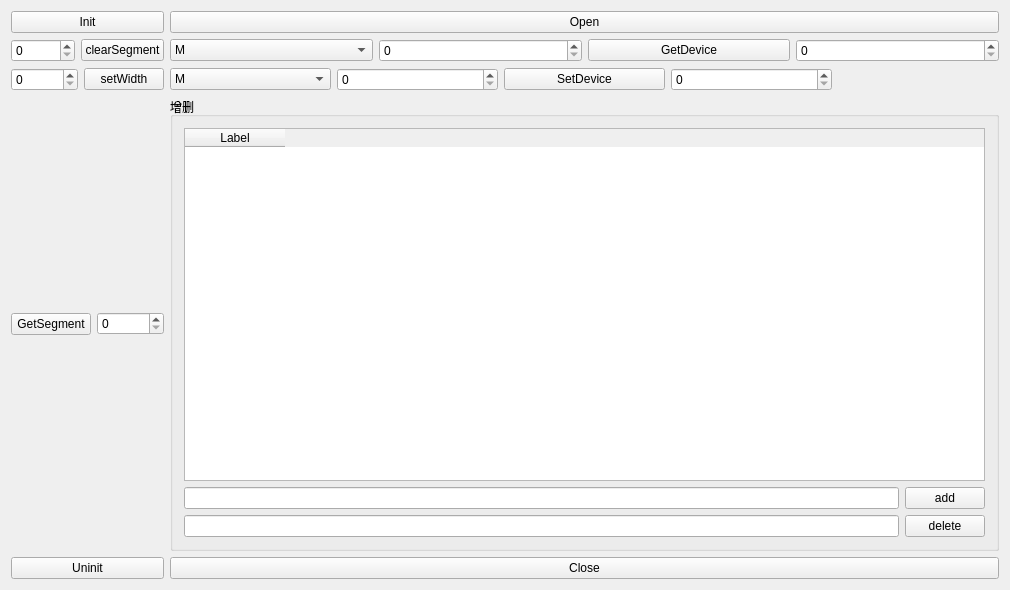
<?xml version="1.0" encoding="UTF-8"?>
<ui version="4.0">
 <class>PlcDeviceManageUIClass</class>
 <widget class="QWidget" name="PlcDeviceManageUIClass">
  <property name="geometry">
   <rect>
    <x>0</x>
    <y>0</y>
    <width>1010</width>
    <height>590</height>
   </rect>
  </property>
  <property name="windowTitle">
   <string>PlcDeviceManageUI</string>
  </property>
  <layout class="QGridLayout" name="gridLayout">
   <item row="4" column="0">
    <layout class="QHBoxLayout" name="horizontalLayout_6">
     <item>
      <widget class="QPushButton" name="pb_Getsegment">
       <property name="text">
        <string>GetSegment</string>
       </property>
      </widget>
     </item>
     <item>
      <widget class="QSpinBox" name="spinBox_3">
       <property name="maximum">
        <number>300000</number>
       </property>
      </widget>
     </item>
    </layout>
   </item>
   <item row="1" column="0">
    <layout class="QHBoxLayout" name="horizontalLayout_5">
     <item>
      <widget class="QSpinBox" name="spinBox_2">
       <property name="maximum">
        <number>30000</number>
       </property>
      </widget>
     </item>
     <item>
      <widget class="QPushButton" name="pb_clearsegment">
       <property name="text">
        <string>clearSegment</string>
       </property>
      </widget>
     </item>
    </layout>
   </item>
   <item row="3" column="0">
    <layout class="QHBoxLayout" name="horizontalLayout_4">
     <item>
      <widget class="QSpinBox" name="spinBox">
       <property name="maximum">
        <number>300000</number>
       </property>
      </widget>
     </item>
     <item>
      <widget class="QPushButton" name="pb_setwidth">
       <property name="text">
        <string>setWidth</string>
       </property>
      </widget>
     </item>
    </layout>
   </item>
   <item row="0" column="0">
    <widget class="QPushButton" name="pb_Init">
     <property name="text">
      <string>Init</string>
     </property>
    </widget>
   </item>
   <item row="5" column="0">
    <widget class="QPushButton" name="pb_Uninit">
     <property name="text">
      <string>Uninit</string>
     </property>
    </widget>
   </item>
   <item row="0" column="1">
    <widget class="QPushButton" name="pb_open">
     <property name="text">
      <string>Open</string>
     </property>
    </widget>
   </item>
   <item row="5" column="1">
    <widget class="QPushButton" name="pb_close">
     <property name="text">
      <string>Close</string>
     </property>
    </widget>
   </item>
   <item row="1" column="1">
    <layout class="QHBoxLayout" name="horizontalLayout">
     <item>
      <widget class="QComboBox" name="comboBox">
       <item>
        <property name="text">
         <string>M</string>
        </property>
       </item>
       <item>
        <property name="text">
         <string>D</string>
        </property>
       </item>
      </widget>
     </item>
     <item>
      <widget class="QSpinBox" name="spinBox_4">
       <property name="maximum">
        <number>3000</number>
       </property>
      </widget>
     </item>
     <item>
      <widget class="QPushButton" name="pb_GetDevice">
       <property name="text">
        <string>GetDevice</string>
       </property>
      </widget>
     </item>
     <item>
      <widget class="QSpinBox" name="spinBox_5">
       <property name="maximum">
        <number>3000</number>
       </property>
      </widget>
     </item>
    </layout>
   </item>
   <item row="3" column="1">
    <layout class="QHBoxLayout" name="horizontalLayout_2">
     <item>
      <widget class="QComboBox" name="comboBox_2">
       <item>
        <property name="text">
         <string>M</string>
        </property>
       </item>
       <item>
        <property name="text">
         <string>D</string>
        </property>
       </item>
      </widget>
     </item>
     <item>
      <widget class="QSpinBox" name="spinBox_6">
       <property name="maximum">
        <number>30000</number>
       </property>
      </widget>
     </item>
     <item>
      <widget class="QPushButton" name="pb_SetDevice">
       <property name="text">
        <string>SetDevice</string>
       </property>
      </widget>
     </item>
     <item>
      <widget class="QSpinBox" name="spinBox_7">
       <property name="maximum">
        <number>30000</number>
       </property>
      </widget>
     </item>
     <item>
      <widget class="QLabel" name="label">
       <property name="text">
        <string/>
       </property>
      </widget>
     </item>
    </layout>
   </item>
   <item row="4" column="1">
    <widget class="QGroupBox" name="groupBox">
     <property name="title">
      <string>增删</string>
     </property>
     <layout class="QVBoxLayout" name="verticalLayout">
      <item>
       <widget class="QTableWidget" name="tableWidget">
        <column>
         <property name="text">
          <string>Label</string>
         </property>
        </column>
       </widget>
      </item>
      <item>
       <layout class="QHBoxLayout" name="horizontalLayout_3">
        <item>
         <widget class="QLineEdit" name="lineEdit"/>
        </item>
        <item>
         <widget class="QPushButton" name="pb_add">
          <property name="text">
           <string>add</string>
          </property>
         </widget>
        </item>
       </layout>
      </item>
      <item>
       <layout class="QHBoxLayout" name="horizontalLayout_8">
        <item>
         <widget class="QLineEdit" name="lineEdit_3"/>
        </item>
        <item>
         <widget class="QPushButton" name="pb_delete">
          <property name="text">
           <string>delete</string>
          </property>
         </widget>
        </item>
       </layout>
      </item>
     </layout>
    </widget>
   </item>
  </layout>
 </widget>
 <layoutdefault spacing="6" margin="11"/>
 <resources>
  <include location="PlcDeviceManageUI.qrc"/>
 </resources>
 <connections/>
</ui>
